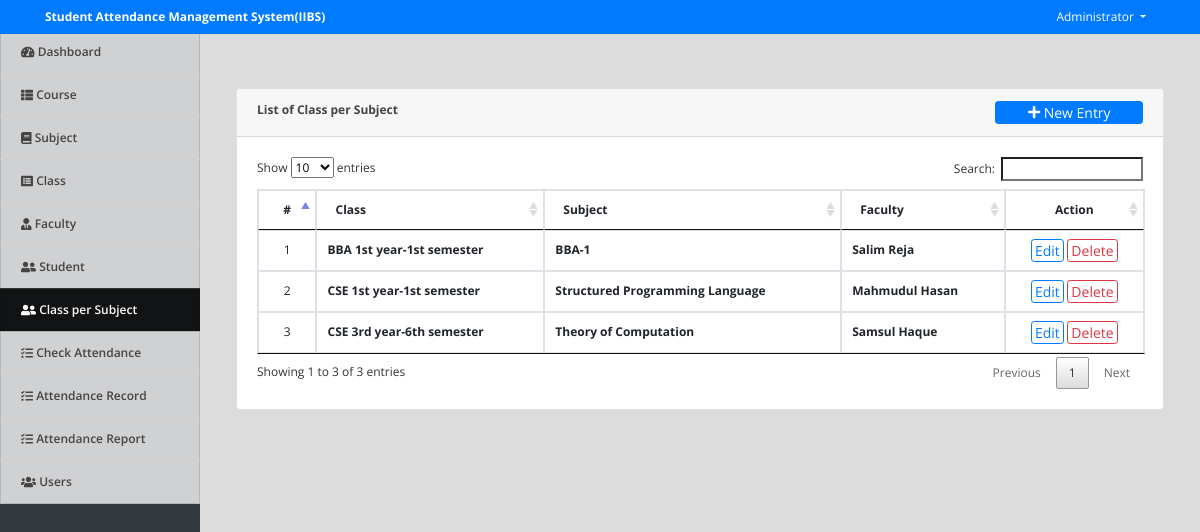
Screenshot of /index.php?page=class_subject (signed in) with the database file from the repository.
### tables this page shows
CREATE TABLE `class_subject` (
  `id` int(30) NOT NULL,
  `class_id` int(30) NOT NULL,
  `subject_id` int(30) NOT NULL,
  `faculty_id` int(30) NOT NULL,
  `student_ids` text NOT NULL,
  `date_created` datetime NOT NULL DEFAULT current_timestamp()
);

CREATE TABLE `subjects` (
  `id` int(30) NOT NULL,
  `subject` varchar(100) NOT NULL,
  `description` text NOT NULL,
  `date_created` datetime NOT NULL DEFAULT current_timestamp()
);

CREATE TABLE `faculty` (
  `id` int(30) NOT NULL,
  `id_no` varchar(50) NOT NULL,
  `name` text NOT NULL,
  `email` varchar(200) NOT NULL,
  `contact` varchar(50) NOT NULL,
  `address` text NOT NULL,
  `date_created` datetime NOT NULL DEFAULT current_timestamp()
);

### class_subject.php (the view, shortened to what this page needs)
<?php include('db_connect.php');?>
<div class="container-fluid">
	<div class="col-lg-12">
		<div class="row">
			<div class="col-md-12">
				<div class="card">
					<div class="card-header">
						<b>List of Class per Subject</b>
						<span class="float:right"><a class="btn btn-primary btn-block btn-sm col-sm-2 float-right" href="javascript:void(0)" id="new_class_subject">
					<i class="fa fa-plus"></i> New Entry
				</a></span>
					</div>
					<div class="card-body">
						<table class="table table-condensed table-bordered table-hover">
							<thead>
								<tr>
									<th class="text-center">#</th>
									<th class="">Class</th>
									<th class="">Subject</th>
									<th class="">Faculty</th>
									<th class="text-center">Action</th>
								</tr>
							</thead>
							<tbody>
								<?php
								$i = 1;
								$class_subject = $conn->query("SELECT cs.*,concat(co.course,' ',c.level,'-',c.section) as `class`,s.subject,f.name as fname FROM class_subject cs inner join `class` c on c.id = cs.class_id inner join courses co on co.id = c.course_id inner join faculty f on f.id = cs.faculty_id inner join subjects s on s.id = cs.subject_id order by concat(co.course,' ',c.level,'-',c.section) asc");
								while($row=$class_subject->fetch_assoc()):
								?>
								<tr>
									<td class="text-center"><?php echo $i++ ?></td>
									<td>
										<p> <b><?php echo $row['class'] ?></b></p>
									</td>
									<td class="">
										 <p> <b><?php echo $row['subject'] ?></b></p>
									</td>
									<td class="">
										 <p> <b><?php echo $row['fname'] ?></b></p>
									</td>
									<td class="text-center">
										<button class="btn btn-sm btn-outline-primary edit_class_subject" type="button" data-id="<?php echo $row['id'] ?>" >Edit</button>
										<button class="btn btn-sm btn-outline-danger delete_class_subject" type="button" data-id="<?php echo $row['id'] ?>">Delete</button>
									</td>
								</tr>
								<?php endwhile; ?>
							</tbody>
						</table>
					</div>
				</div>
			</div>
		</div>
	</div>
</div>

### assets/css/style.css (style rules this page uses)
body { font-family: "Open Sans", sans-serif; color: #444444; width: 100%; height: calc(100%); font-size: 12px; }
a { color: #1977cc; }
.btn-sm { padding: .0001rem .2rem; }

### index.php (style rules this page uses)
body { background: #80808045; }

### class_subject.php (style rules this page uses)
td { vertical-align: middle !important; }
td p { margin: unset }

### rows the page displays
class_subject: class "BBA 1st year-1st semester", subject.subject "BBA-1", faculty.name "Salim Reja"
class_subject: class "CSE 1st year-1st semester", subject.subject "Structured Programming Language", faculty.name "Mahmudul Hasan"
class_subject: class "CSE 3rd year-6th semester", subject.subject "Theory of Computation", faculty.name "Samsul Haque"

### other values shown
$_SESSION['system']['name'] "Student Attendance Management System(IIBS)"
$_SESSION['login_name'] "Administrator"
